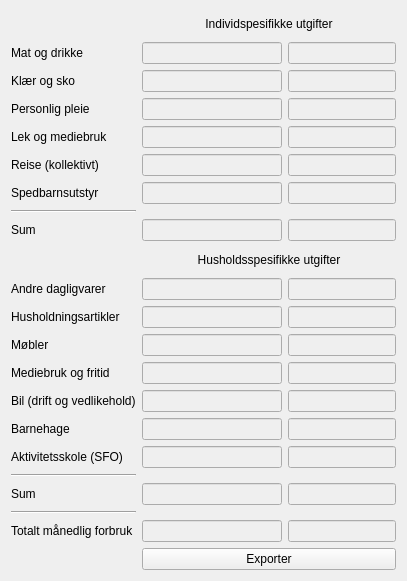
     <widget class="QWidget" name="tab_sifo_utgifter">
      <property name="autoFillBackground">
       <bool>true</bool>
      </property>
      <attribute name="title">
       <string>Sifo utgifter</string>
      </attribute>
      <layout class="QGridLayout" name="gridLayout_3">
       <item row="9" column="1">
        <widget class="QLineEdit" name="line_edit_sumindivid">
         <property name="enabled">
          <bool>false</bool>
         </property>
         <property name="maximumSize">
          <size>
           <width>140</width>
           <height>16777215</height>
          </size>
         </property>
        </widget>
       </item>
       <item row="6" column="1">
        <widget class="QLineEdit" name="line_edit_kollektivt">
         <property name="enabled">
          <bool>false</bool>
         </property>
         <property name="maximumSize">
          <size>
           <width>140</width>
           <height>16777215</height>
          </size>
         </property>
        </widget>
       </item>
       <item row="3" column="1">
        <widget class="QLineEdit" name="line_edit_klar">
         <property name="enabled">
          <bool>false</bool>
         </property>
         <property name="maximumSize">
          <size>
           <width>140</width>
           <height>16777215</height>
          </size>
         </property>
        </widget>
       </item>
       <item row="4" column="1">
        <widget class="QLineEdit" name="line_edit_helse">
         <property name="enabled">
          <bool>false</bool>
         </property>
         <property name="maximumSize">
          <size>
           <width>140</width>
           <height>16777215</height>
          </size>
         </property>
        </widget>
       </item>
       <item row="25" column="1">
        <widget class="QLineEdit" name="line_edit_totalt">
         <property name="enabled">
          <bool>false</bool>
         </property>
         <property name="maximumSize">
          <size>
           <width>140</width>
           <height>16777215</height>
          </size>
         </property>
        </widget>
       </item>
       <item row="6" column="0">
        <widget class="QLabel" name="label_kollektivt">
         <property name="text">
          <string>Reise (kollektivt)</string>
         </property>
         <property name="buddy">
          <cstring>line_edit_kollektivt</cstring>
         </property>
        </widget>
       </item>
       <item row="4" column="0">
        <widget class="QLabel" name="label_helse">
         <property name="text">
          <string>Personlig pleie</string>
         </property>
         <property name="buddy">
          <cstring>line_edit_helse</cstring>
         </property>
        </widget>
       </item>
       <item row="25" column="2">
        <widget class="QLineEdit" name="line_edit_totalt_perc">
         <property name="enabled">
          <bool>false</bool>
         </property>
        </widget>
       </item>
       <item row="3" column="0">
        <widget class="QLabel" name="label_klar">
         <property name="text">
          <string>Klær og sko</string>
         </property>
         <property name="buddy">
          <cstring>line_edit_klar</cstring>
         </property>
        </widget>
       </item>
       <item row="5" column="0">
        <widget class="QLabel" name="label_fritid">
         <property name="text">
          <string>Lek og mediebruk</string>
         </property>
         <property name="buddy">
          <cstring>line_edit_fritid</cstring>
         </property>
        </widget>
       </item>
       <item row="7" column="1">
        <widget class="QLineEdit" name="line_edit_spedbarn">
         <property name="enabled">
          <bool>false</bool>
         </property>
         <property name="maximumSize">
          <size>
           <width>140</width>
           <height>16777215</height>
          </size>
         </property>
        </widget>
       </item>
       <item row="5" column="1">
        <widget class="QLineEdit" name="line_edit_fritid">
         <property name="enabled">
          <bool>false</bool>
         </property>
         <property name="maximumSize">
          <size>
           <width>140</width>
           <height>16777215</height>
          </size>
         </property>
        </widget>
       </item>
       <item row="7" column="0">
        <widget class="QLabel" name="label_spedbarn">
         <property name="text">
          <string>Spedbarnsutstyr</string>
         </property>
         <property name="buddy">
          <cstring>line_edit_spedbarn</cstring>
         </property>
        </widget>
       </item>
       <item row="2" column="1">
        <widget class="QLineEdit" name="line_edit_mat">
         <property name="enabled">
          <bool>false</bool>
         </property>
         <property name="minimumSize">
          <size>
           <width>140</width>
           <height>0</height>
          </size>
         </property>
         <property name="maximumSize">
          <size>
           <width>140</width>
           <height>16777215</height>
          </size>
         </property>
        </widget>
       </item>
       <item row="9" column="0">
        <widget class="QLabel" name="label_sumindivid">
         <property name="text">
          <string>Sum</string>
         </property>
         <property name="buddy">
          <cstring>line_edit_sumindivid</cstring>
         </property>
        </widget>
       </item>
       <item row="8" column="0">
        <widget class="Line" name="line_sum_individ">
         <property name="orientation">
          <enum>Qt::Horizontal</enum>
         </property>
        </widget>
       </item>
       <item row="22" column="0">
        <widget class="Line" name="line_sum_husholdning">
         <property name="orientation">
          <enum>Qt::Horizontal</enum>
         </property>
        </widget>
       </item>
       <item row="27" column="1" colspan="2">
        <widget class="QPushButton" name="pushbutton_exporter">
         <property name="text">
          <string>Exporter</string>
         </property>
        </widget>
       </item>
       <item row="14" column="1" colspan="2">
        <widget class="QLabel" name="label_husholdning_utgifter">
         <property name="sizePolicy">
          <sizepolicy hsizetype="Preferred" vsizetype="Fixed">
           <horstretch>0</horstretch>
           <verstretch>0</verstretch>
          </sizepolicy>
         </property>
         <property name="minimumSize">
          <size>
           <width>0</width>
           <height>25</height>
          </size>
         </property>
         <property name="text">
          <string>Husholdsspesifikke utgifter</string>
         </property>
         <property name="alignment">
          <set>Qt::AlignCenter</set>
         </property>
        </widget>
       </item>
       <item row="2" column="2">
        <widget class="QLineEdit" name="line_edit_mat_perc">
         <property name="enabled">
          <bool>false</bool>
         </property>
        </widget>
       </item>
       <item row="0" column="1" colspan="2">
        <widget class="QLabel" name="label_individ_utgifter">
         <property name="sizePolicy">
          <sizepolicy hsizetype="Preferred" vsizetype="Fixed">
           <horstretch>0</horstretch>
           <verstretch>0</verstretch>
          </sizepolicy>
         </property>
         <property name="minimumSize">
          <size>
           <width>0</width>
           <height>25</height>
          </size>
         </property>
         <property name="text">
          <string>Individspesifikke utgifter</string>
         </property>
         <property name="alignment">
          <set>Qt::AlignCenter</set>
         </property>
        </widget>
       </item>
       <item row="16" column="0">
        <widget class="QLabel" name="label_husholdsart">
         <property name="text">
          <string>Husholdningsartikler</string>
         </property>
         <property name="buddy">
          <cstring>line_edit_husholdsart</cstring>
         </property>
        </widget>
       </item>
       <item row="20" column="0">
        <widget class="QLabel" name="label_barnehage">
         <property name="text">
          <string>Barnehage</string>
         </property>
         <property name="buddy">
          <cstring>line_edit_barnehage</cstring>
         </property>
        </widget>
       </item>
       <item row="19" column="1">
        <widget class="QLineEdit" name="line_edit_biler">
         <property name="enabled">
          <bool>false</bool>
         </property>
         <property name="maximumSize">
          <size>
           <width>140</width>
           <height>16777215</height>
          </size>
         </property>
        </widget>
       </item>
       <item row="18" column="0">
        <widget class="QLabel" name="label_medier">
         <property name="text">
          <string>Mediebruk og fritid</string>
         </property>
         <property name="buddy">
          <cstring>line_edit_medier</cstring>
         </property>
        </widget>
       </item>
       <item row="15" column="1">
        <widget class="QLineEdit" name="line_edit_dagligvarer">
         <property name="enabled">
          <bool>false</bool>
         </property>
         <property name="minimumSize">
          <size>
           <width>140</width>
           <height>0</height>
          </size>
         </property>
         <property name="maximumSize">
          <size>
           <width>140</width>
           <height>16777215</height>
          </size>
         </property>
        </widget>
       </item>
       <item row="17" column="1">
        <widget class="QLineEdit" name="line_edit_mobler">
         <property name="enabled">
          <bool>false</bool>
         </property>
         <property name="maximumSize">
          <size>
           <width>140</width>
           <height>16777215</height>
          </size>
         </property>
        </widget>
       </item>
       <item row="17" column="0">
        <widget class="QLabel" name="label_mobler">
         <property name="text">
          <string>Møbler</string>
         </property>
         <property name="buddy">
          <cstring>line_edit_mobler</cstring>
         </property>
        </widget>
       </item>
       <item row="21" column="0">
        <widget class="QLabel" name="label_sfo">
         <property name="text">
          <string>Aktivitetsskole (SFO)</string>
         </property>
         <property name="buddy">
          <cstring>line_edit_sfo</cstring>
         </property>
        </widget>
       </item>
       <item row="2" column="0">
        <widget class="QLabel" name="label_mat">
         <property name="minimumSize">
          <size>
           <width>90</width>
           <height>0</height>
          </size>
         </property>
         <property name="text">
          <string>Mat og drikke</string>
         </property>
         <property name="buddy">
          <cstring>line_edit_mat</cstring>
         </property>
        </widget>
       </item>
       <item row="19" column="0">
        <widget class="QLabel" name="label_biler">
         <property name="text">
          <string>Bil (drift og vedlikehold)</string>
         </property>
         <property name="buddy">
          <cstring>line_edit_biler</cstring>
         </property>
        </widget>
       </item>
       <item row="15" column="0">
        <widget class="QLabel" name="label_dagligvarer">
         <property name="minimumSize">
          <size>
           <width>90</width>
           <height>0</height>
          </size>
         </property>
         <property name="text">
          <string>Andre dagligvarer</string>
         </property>
         <property name="buddy">
          <cstring>line_edit_dagligvarer</cstring>
         </property>
        </widget>
       </item>
       <item row="20" column="1">
        <widget class="QLineEdit" name="line_edit_barnehage">
         <property name="enabled">
          <bool>false</bool>
         </property>
         <property name="maximumSize">
          <size>
           <width>140</width>
           <height>16777215</height>
          </size>
         </property>
        </widget>
       </item>
       <item row="18" column="1">
        <widget class="QLineEdit" name="line_edit_medier">
         <property name="enabled">
          <bool>false</bool>
         </property>
         <property name="maximumSize">
          <size>
           <width>140</width>
           <height>16777215</height>
          </size>
         </property>
        </widget>
       </item>
       <item row="21" column="1">
        <widget class="QLineEdit" name="line_edit_sfo">
         <property name="enabled">
          <bool>false</bool>
         </property>
         <property name="maximumSize">
          <size>
           <width>140</width>
           <height>16777215</height>
          </size>
         </property>
        </widget>
       </item>
       <item row="23" column="1">
        <widget class="QLineEdit" name="line_edit_sumhusholdning">
         <property name="enabled">
          <bool>false</bool>
         </property>
         <property name="maximumSize">
          <size>
           <width>140</width>
           <height>16777215</height>
          </size>
         </property>
        </widget>
       </item>
       <item row="23" column="0">
        <widget class="QLabel" name="label_sumhusholdning">
         <property name="text">
          <string>Sum</string>
         </property>
         <property name="buddy">
          <cstring>line_edit_sumhusholdning</cstring>
         </property>
        </widget>
       </item>
       <item row="16" column="1">
        <widget class="QLineEdit" name="line_edit_husholdsart">
         <property name="enabled">
          <bool>false</bool>
         </property>
         <property name="maximumSize">
          <size>
           <width>140</width>
           <height>16777215</height>
          </size>
         </property>
        </widget>
       </item>
       <item row="25" column="0">
        <widget class="QLabel" name="label_totalt">
         <property name="text">
          <string>Totalt månedlig forbruk</string>
         </property>
         <property name="buddy">
          <cstring>line_edit_totalt</cstring>
         </property>
        </widget>
       </item>
       <item row="3" column="2">
        <widget class="QLineEdit" name="line_edit_klar_perc">
         <property name="enabled">
          <bool>false</bool>
         </property>
        </widget>
       </item>
       <item row="5" column="2">
        <widget class="QLineEdit" name="line_edit_fritid_perc">
         <property name="enabled">
          <bool>false</bool>
         </property>
        </widget>
       </item>
       <item row="15" column="2">
        <widget class="QLineEdit" name="line_edit_dagligvarer_perc">
         <property name="enabled">
          <bool>false</bool>
         </property>
        </widget>
       </item>
       <item row="6" column="2">
        <widget class="QLineEdit" name="line_edit_kollektivt_perc">
         <property name="enabled">
          <bool>false</bool>
         </property>
        </widget>
       </item>
       <item row="4" column="2">
        <widget class="QLineEdit" name="line_edit_helse_perc">
         <property name="enabled">
          <bool>false</bool>
         </property>
        </widget>
       </item>
       <item row="9" column="2">
        <widget class="QLineEdit" name="line_edit_sumindivid_perc">
         <property name="enabled">
          <bool>false</bool>
         </property>
        </widget>
       </item>
       <item row="7" column="2">
        <widget class="QLineEdit" name="line_edit_spedbarn_perc">
         <property name="enabled">
          <bool>false</bool>
         </property>
        </widget>
       </item>
       <item row="17" column="2">
        <widget class="QLineEdit" name="line_edit_mobler_perc">
         <property name="enabled">
          <bool>false</bool>
         </property>
        </widget>
       </item>
       <item row="16" column="2">
        <widget class="QLineEdit" name="line_edit_husholdsart_perc">
         <property name="enabled">
          <bool>false</bool>
         </property>
        </widget>
       </item>
       <item row="21" column="2">
        <widget class="QLineEdit" name="line_edit_sfo_perc">
         <property name="enabled">
          <bool>false</bool>
         </property>
        </widget>
       </item>
       <item row="18" column="2">
        <widget class="QLineEdit" name="line_edit_medier_perc">
         <property name="enabled">
          <bool>false</bool>
         </property>
        </widget>
       </item>
       <item row="20" column="2">
        <widget class="QLineEdit" name="line_edit_barnehage_perc">
         <property name="enabled">
          <bool>false</bool>
         </property>
        </widget>
       </item>
       <item row="19" column="2">
        <widget class="QLineEdit" name="line_edit_biler_perc">
         <property name="enabled">
          <bool>false</bool>
         </property>
        </widget>
       </item>
       <item row="23" column="2">
        <widget class="QLineEdit" name="line_edit_sumhusholdning_perc">
         <property name="enabled">
          <bool>false</bool>
         </property>
        </widget>
       </item>
       <item row="24" column="0">
        <widget class="Line" name="line_total">
         <property name="orientation">
          <enum>Qt::Horizontal</enum>
         </property>
        </widget>
       </item>
      </layout>
     </widget>
